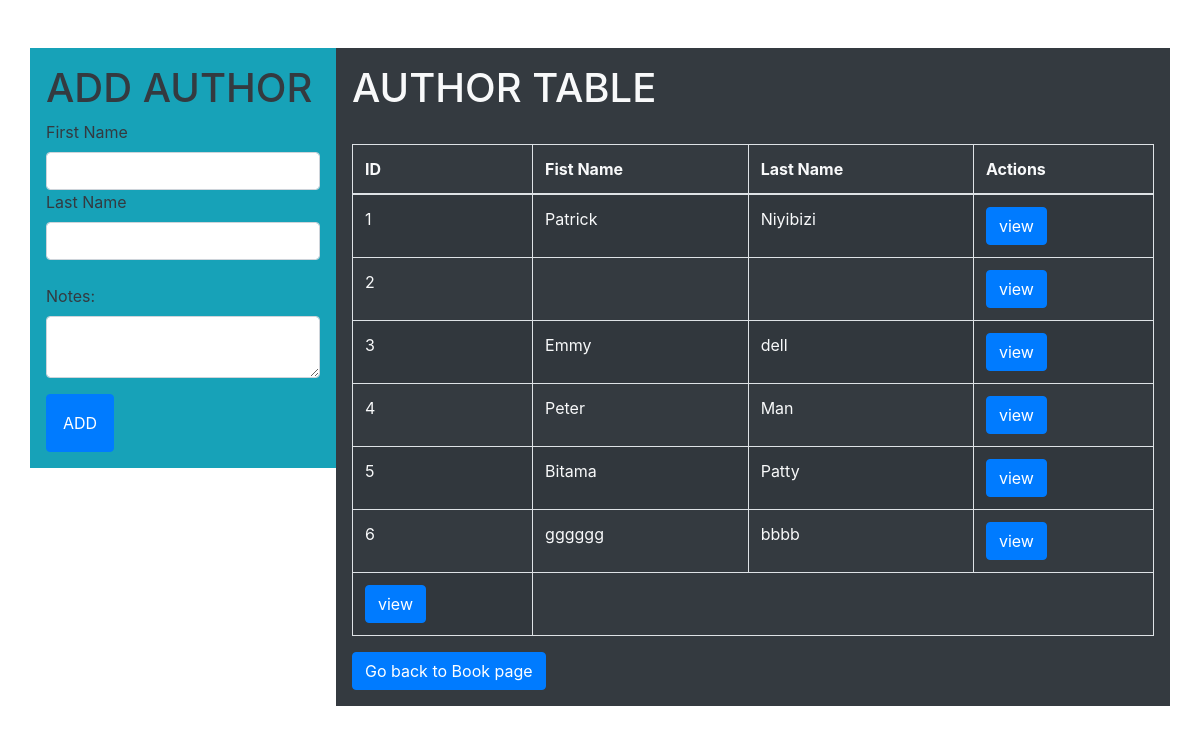
The app's page /authors/view with its own data.
### book_app/models.py (models this page shows, shortened)
class Author(models.Model):
    first_name= models.CharField(max_length=255)
    last_name=models.CharField(max_length=45)
    notes=models.CharField(max_length=255)
    books=models.ManyToManyField(Book, related_name="authors")
    created_at = models.DateTimeField(auto_now_add=True)
    updated_at = models.DateTimeField(auto_now=True)

### book_app/views.py (the view)
# urls.py: path("authors/view", views.author_views),
def author_views(request):
    context={
        "authors":Author.objects.all()
    }
    return render(request,"author.html",context)

### book_app/templates/author.html (shortened to what this page needs)
<!DOCTYPE html>
<html lang="en">
<head>
    <link rel="stylesheet" href="https://stackpath.bootstrapcdn.com/bootstrap/4.3.1/css/bootstrap.min.css">
</head>
<body>
    <body>
        <div class="container mt-4">
            <div class="row">
                <form action="/authors/create" method="post">
                    <div class="col  text-dark mt-4 bg-info p-3">
                        <h1>ADD AUTHOR</h1>
                        <label for="name" class="form-label">First Name</label>
                        <input type="text" class="form-control" name="first_name">
                        <label for="name" class="form-label">Last Name</label>
                        <input type="text" class="form-control" name="last_name">
                        <div class="form-floating  mt-4">
                            <label for="floatingTextarea">Notes:</label>
                            <textarea class="form-control"id="floatingTextarea" name="notes"></textarea>
                        </div>
                        <div><input type="submit" value="ADD" class="btn btn-primary mt-3 p-3"></div>
                    </div>
                </form>
                <div class="col text-light mt-4 bg-dark p-3">
                    <h1> AUTHOR TABLE</h1>
                    <table class="table table-striped table-bordered text-light">
                        <thead>
                            <tr>
                                <th>ID</th><br>
                                <th>Fist Name</th>
                                <th>Last Name</th>
                                <th>Actions</th>
                            </tr>
                        </thead>
                        <tbody>
                            {% for author in authors %}
                            <tr>
                                <td>{{author.id}}</td>
                                <td>{{author.first_name}}</td>
                                <td>{{author.last_name}}</td>
                                <td><a href="/authors/{{author.id}}/view" class="btn btn-primary">view</a></td>
                            </tr>
                            {% endfor %}
                            <td><a href="authors/author.id/view" class="btn btn-primary">view</a></td>
                        </tbody>
                    </table>
                    <a href="/"class="btn btn-primary">Go back to Book page</a>
                </div>
            </div>
        </div>
    </body>
</body>
</html>

### records on screen
Author: id "1", first_name "Patrick", last_name "Niyibizi"
Author: id "2"
Author: id "3", first_name "Emmy", last_name "dell"
Author: id "4", first_name "Peter", last_name "Man"
Author: id "5", first_name "Bitama", last_name "Patty"
Author: id "6", first_name "gggggg", last_name "bbbb"
